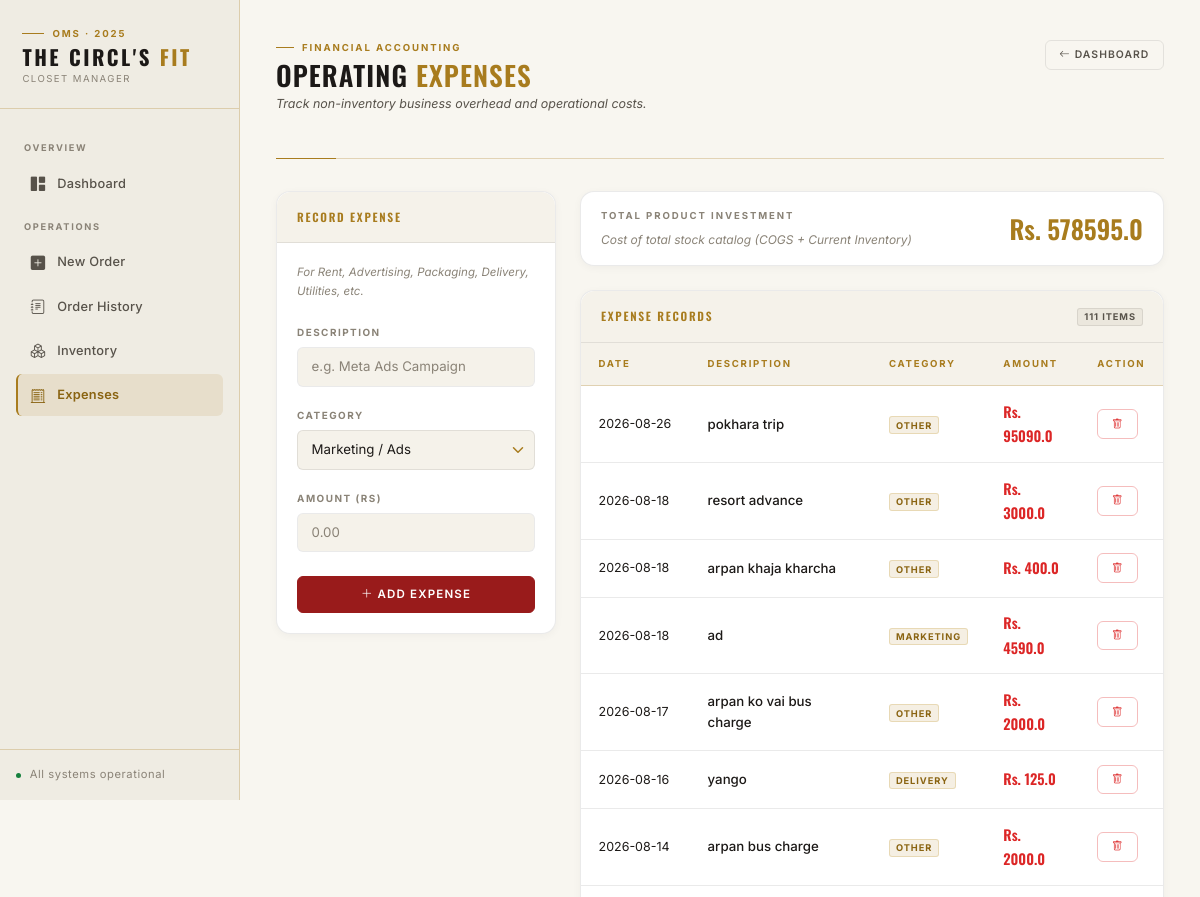
Before: /expenses (upper part) with the older database file.
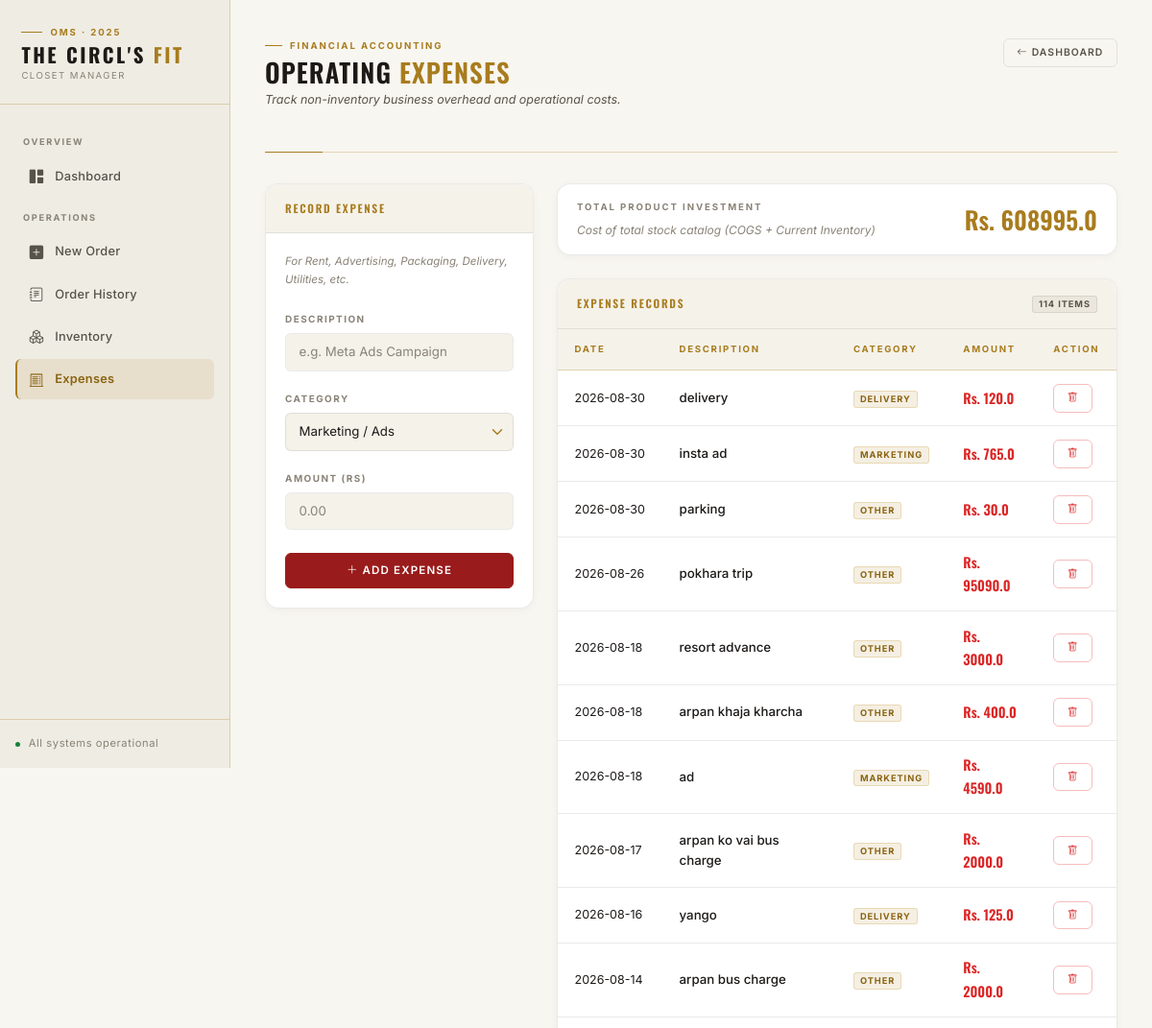
After: the same page with the newer database file.
### app.py (models this page shows)
class Expense(db.Model):
    id = db.Column(db.Integer, primary_key=True)
    description = db.Column(db.String(100), nullable=False)
    category = db.Column(db.String(50), nullable=False) # e.g. Rent, Marketing, Packaging
    amount = db.Column(db.Float, nullable=False)
    date = db.Column(db.DateTime, default=datetime.utcnow)

### app.py (the view, shortened to what this page needs)
@app.route('/expenses', methods=['GET', 'POST'])
def expenses():
    all_expenses = Expense.query.order_by(Expense.date.desc()).all()
    inventory_value = 0
    products = Product.query.all()
    for p in products:
        inventory_value += (p.stock * p.cost_price)
    sold_cost = 0
    order_items = OrderItem.query.all()
    for item in order_items:
        product = Product.query.get(item.product_id)
        if product:
            sold_cost += (item.quantity * product.cost_price)
    total_product_expense = inventory_value + sold_cost
    return render_template('expenses.html',
                           expenses=all_expenses,
                           product_expense=total_product_expense)

### templates/expenses.html (shortened to what this page needs)
{% extends "layout.html" %}
{% block content %}
<div class="page-header">
    <div>
        <div class="page-header-eyebrow">
            <div class="page-header-eyebrow-line"></div>
            <span class="page-header-eyebrow-text">Financial Accounting</span>
        </div>
        <h1>Operating <span class="gold">Expenses</span></h1>
        <p class="page-header-sub">Track non-inventory business overhead and operational costs.</p>
    </div>
    <a href="/" class="btn btn-outline-secondary btn-sm">
        <i class="bi bi-arrow-left me-1"></i>Dashboard
    </a>
</div>
<div class="row g-4">
    <div class="col-md-4">
        <div class="card" style="position: sticky; top: 1.5rem;">
            <div class="card-header">Record Expense</div>
            <div class="card-body">
                <p style="font-size: 0.72rem; color: var(--text-tertiary); font-style: italic; margin-bottom: 1.25rem;">
                    For Rent, Advertising, Packaging, Delivery, Utilities, etc.
                </p>
                <form method="POST">
                    <div class="mb-3">
                        <label class="form-label">Description</label>
                        <input type="text" name="description" class="form-control" placeholder="e.g. Meta Ads Campaign" required>
                    </div>
                    <div class="mb-3">
                        <label class="form-label">Category</label>
                        <select name="category" class="form-select">
                            <option value="Marketing">Marketing / Ads</option>
                        </select>
                    </div>
                    <div class="mb-4">
                        <label class="form-label">Amount (Rs)</label>
                        <input type="number" name="amount" step="0.01" class="form-control" placeholder="0.00" required>
                    </div>
                    <button type="submit" class="btn btn-danger w-100">
                        <i class="bi bi-plus-lg me-1"></i>Add Expense
                    </button>
                </form>
            </div>
        </div>
    </div>
    <div class="col-md-8">
        <div class="card mb-4" style="background: var(--surface-2); border-color: var(--line-soft);">
            <div class="card-body d-flex justify-content-between align-items-center py-3">
                <div>
                    <div class="stat-label">Total Product Investment</div>
                    <div style="font-size: 0.75rem; color: var(--text-tertiary); font-style: italic;">Cost of total stock catalog (COGS + Current Inventory)</div>
                </div>
                <div class="text-end">
                    <div style="font-family: 'Oswald', sans-serif; font-size: 1.6rem; font-weight: 600; color: var(--gold);">Rs. {{ product_expense }}</div>
                </div>
            </div>
        </div>
        <div class="card">
            <div class="card-header" style="justify-content: space-between;">
                <span>Expense Records</span>
                <span class="badge bg-secondary">{{ expenses | length }} items</span>
            </div>
            <div class="card-body p-0">
                <div class="table-responsive">
                    <table class="table table-hover mb-0 align-middle">
                        <thead>
                            <tr>
                                <th>Date</th>
                                <th>Description</th>
                                <th>Category</th>
                                <th>Amount</th>
                                <th>Action</th>
                            </tr>
                        </thead>
                        <tbody>
                            {% for exp in expenses %}
                            <tr>
                                <td style="color: var(--text-secondary); font-size: 0.78rem; white-space: nowrap;">
                                    {{ exp.date.strftime('%Y-%m-%d') }}
                                </td>
                                <td style="font-weight: 500;">{{ exp.description }}</td>
                                <td>
                                    <span class="badge bg-gold">{{ exp.category }}</span>
                                </td>
                                <td>
                                    <span style="font-family: 'Oswald', sans-serif; font-weight: 600; color: var(--danger); font-size: 0.9rem;">
                                        Rs. {{ exp.amount }}
                                    </span>
                                </td>
                                <td>
                                    <a href="/delete_expense/{{ exp.id }}" class="btn btn-sm btn-outline-danger"
                                       onclick="return confirm('Delete this expense entry?')" title="Delete">
                                        <i class="bi bi-trash"></i>
                                    </a>
                                </td>
                            </tr>
                            {% else %}
                            <tr>
                                <td colspan="5" class="text-center py-4" style="color: var(--text-tertiary); font-style: italic; font-size: 0.78rem;">
                                    No operating expenses recorded yet.
                                </td>
                            </tr>
                            {% endfor %}
                        </tbody>
                    </table>
                </div>
            </div>
        </div>
    </div>
</div>
{% endblock %}

### templates/layout.html (shortened to what this page needs)
<!DOCTYPE html>
<html lang="en">
<head>
    <link href="https://cdn.jsdelivr.net/npm/bootstrap@5.3.0/dist/css/bootstrap.min.css" rel="stylesheet">
    <link rel="stylesheet" href="https://cdn.jsdelivr.net/npm/bootstrap-icons@1.11.3/font/bootstrap-icons.min.css">
</head>
<body>
    <aside class="sidebar" id="sidebar">
        <a class="sidebar-brand" href="/">
            <div class="sidebar-eyebrow">
                <div class="sidebar-eyebrow-line"></div>
                <span class="sidebar-eyebrow-text">OMS · 2025</span>
            </div>
            <span class="sidebar-brand-name">The Circl's <span>Fit</span></span>
            <span class="sidebar-brand-sub">Closet Manager</span>
        </a>
        <nav class="sidebar-nav">
            <span class="sidebar-nav-label">Overview</span>
            <a class="sidebar-link {% if request.path == '/' %}active{% endif %}" href="/">
                <i class="bi bi-grid-1x2-fill"></i> Dashboard
            </a>
            <span class="sidebar-nav-label">Operations</span>
            <a class="sidebar-link {% if request.path == '/new_order' %}active{% endif %}" href="/new_order">
                <i class="bi bi-plus-square-fill"></i> New Order
            </a>
            <a class="sidebar-link {% if request.path == '/orders' %}active{% endif %}" href="/orders">
                <i class="bi bi-journal-text"></i> Order History
            </a>
            <a class="sidebar-link {% if request.path == '/inventory' %}active{% endif %}" href="/inventory">
                <i class="bi bi-boxes"></i> Inventory
            </a>
            <a class="sidebar-link {% if request.path == '/expenses' %}active{% endif %}" href="/expenses">
                <i class="bi bi-receipt-cutoff"></i> Expenses
            </a>
        </nav>
        <div class="sidebar-footer">
            <div class="sidebar-status">
                <div class="status-dot"></div>
                <span>All systems operational</span>
            </div>
        </div>
    </aside>
    <div class="main-wrapper">
        <div class="main-content page-content">
            {% block content %}{% endblock %}
        </div>
    </div>
</body>
</html>

Changed rows visible on the page:
added Expense: date "2026-08-30", description "delivery", category "DELIVERY", amount "120.0"
added Expense: date "2026-08-30", description "insta ad", category "MARKETING", amount "765.0"
added Expense: date "2026-08-30", description "parking", category "OTHER", amount "30.0"
Other visible differences:
{{ product_expense }}: "578595.0" → "608995.0"
{{ expenses | length }}: "111" → "114"
